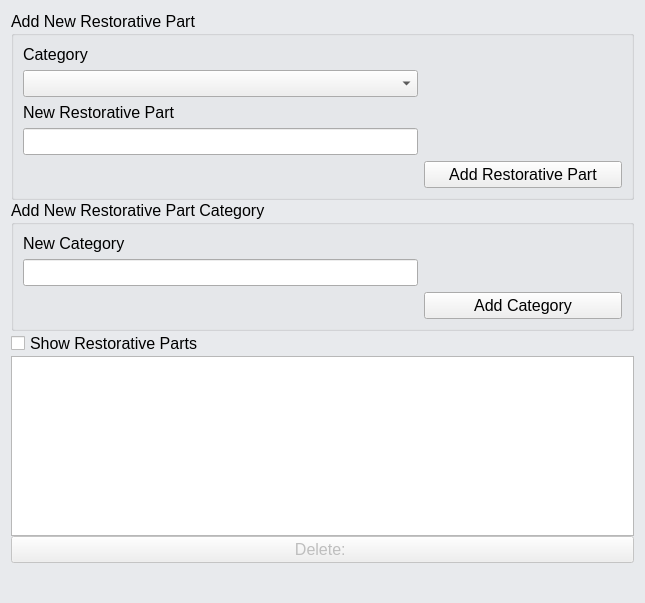
<?xml version="1.0" encoding="UTF-8"?>
<ui version="4.0">
 <class>Implants</class>
 <widget class="QWidget" name="Implants">
  <property name="windowModality">
   <enum>Qt::WindowModal</enum>
  </property>
  <property name="geometry">
   <rect>
    <x>0</x>
    <y>0</y>
    <width>645</width>
    <height>603</height>
   </rect>
  </property>
  <property name="windowTitle">
   <string>Form</string>
  </property>
  <property name="styleSheet">
   <string notr="true">#Implants {
	background-color: rgb(232, 234, 237);
}</string>
  </property>
  <layout class="QGridLayout" name="gridLayout_2">
   <property name="verticalSpacing">
    <number>0</number>
   </property>
   <item row="2" column="0">
    <widget class="QCheckBox" name="showPartsBox">
     <property name="font">
      <font>
       <pointsize>12</pointsize>
      </font>
     </property>
     <property name="text">
      <string>Show Restorative Parts</string>
     </property>
    </widget>
   </item>
   <item row="0" column="0">
    <widget class="QGroupBox" name="groupBox">
     <property name="font">
      <font>
       <pointsize>12</pointsize>
      </font>
     </property>
     <property name="title">
      <string>Add New Restorative Part</string>
     </property>
     <layout class="QGridLayout" name="gridLayout" columnstretch="2,1">
      <item row="0" column="0">
       <widget class="QLabel" name="label">
        <property name="font">
         <font>
          <pointsize>12</pointsize>
         </font>
        </property>
        <property name="text">
         <string>Category</string>
        </property>
       </widget>
      </item>
      <item row="1" column="0">
       <widget class="QComboBox" name="partParent">
        <property name="font">
         <font>
          <pointsize>12</pointsize>
         </font>
        </property>
       </widget>
      </item>
      <item row="2" column="0">
       <widget class="QLabel" name="label_2">
        <property name="font">
         <font>
          <pointsize>12</pointsize>
         </font>
        </property>
        <property name="text">
         <string>New Restorative Part</string>
        </property>
       </widget>
      </item>
      <item row="3" column="0">
       <widget class="QLineEdit" name="partEdit">
        <property name="font">
         <font>
          <pointsize>12</pointsize>
         </font>
        </property>
        <property name="text">
         <string/>
        </property>
       </widget>
      </item>
      <item row="4" column="1">
       <widget class="QPushButton" name="partButton">
        <property name="font">
         <font>
          <pointsize>12</pointsize>
         </font>
        </property>
        <property name="text">
         <string>Add Restorative Part</string>
        </property>
       </widget>
      </item>
     </layout>
    </widget>
   </item>
   <item row="4" column="0">
    <widget class="QFrame" name="partViewer">
     <property name="sizePolicy">
      <sizepolicy hsizetype="Preferred" vsizetype="Expanding">
       <horstretch>0</horstretch>
       <verstretch>0</verstretch>
      </sizepolicy>
     </property>
     <property name="maximumSize">
      <size>
       <width>16777215</width>
       <height>250</height>
      </size>
     </property>
     <property name="font">
      <font>
       <pointsize>12</pointsize>
      </font>
     </property>
     <layout class="QVBoxLayout" name="partView">
      <property name="spacing">
       <number>0</number>
      </property>
      <property name="leftMargin">
       <number>0</number>
      </property>
      <property name="topMargin">
       <number>0</number>
      </property>
      <property name="rightMargin">
       <number>0</number>
      </property>
      <property name="bottomMargin">
       <number>0</number>
      </property>
      <item>
       <widget class="QListView" name="partList">
        <property name="font">
         <font>
          <pointsize>12</pointsize>
         </font>
        </property>
       </widget>
      </item>
      <item>
       <widget class="QPushButton" name="deleteButton">
        <property name="enabled">
         <bool>false</bool>
        </property>
        <property name="font">
         <font>
          <pointsize>12</pointsize>
         </font>
        </property>
        <property name="text">
         <string>Delete: </string>
        </property>
       </widget>
      </item>
     </layout>
    </widget>
   </item>
   <item row="1" column="0">
    <widget class="QGroupBox" name="groupBox_2">
     <property name="font">
      <font>
       <pointsize>12</pointsize>
      </font>
     </property>
     <property name="title">
      <string>Add New Restorative Part Category</string>
     </property>
     <layout class="QGridLayout" name="gridLayout_3" columnstretch="2,1">
      <item row="1" column="0">
       <widget class="QLineEdit" name="categoryEdit">
        <property name="font">
         <font>
          <pointsize>12</pointsize>
         </font>
        </property>
       </widget>
      </item>
      <item row="2" column="1">
       <widget class="QPushButton" name="categoryButton">
        <property name="sizePolicy">
         <sizepolicy hsizetype="Minimum" vsizetype="Fixed">
          <horstretch>0</horstretch>
          <verstretch>0</verstretch>
         </sizepolicy>
        </property>
        <property name="font">
         <font>
          <pointsize>12</pointsize>
         </font>
        </property>
        <property name="text">
         <string>Add Category</string>
        </property>
       </widget>
      </item>
      <item row="0" column="0">
       <widget class="QLabel" name="label_4">
        <property name="font">
         <font>
          <pointsize>12</pointsize>
         </font>
        </property>
        <property name="text">
         <string>New Category</string>
        </property>
       </widget>
      </item>
     </layout>
    </widget>
   </item>
   <item row="5" column="0">
    <spacer name="verticalSpacer">
     <property name="orientation">
      <enum>Qt::Vertical</enum>
     </property>
     <property name="sizeHint" stdset="0">
      <size>
       <width>20</width>
       <height>40</height>
      </size>
     </property>
    </spacer>
   </item>
  </layout>
 </widget>
 <resources/>
 <connections/>
</ui>
